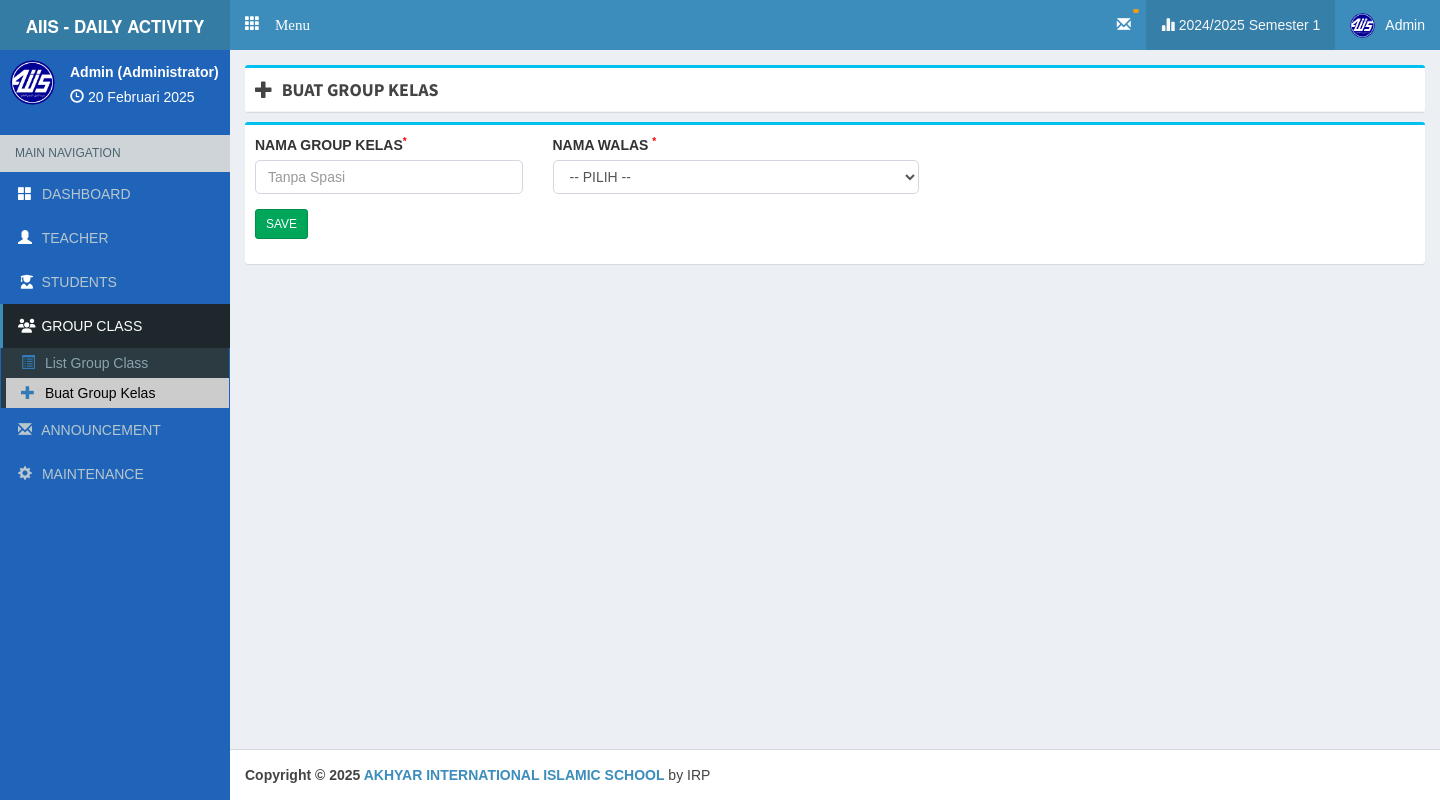
The app's page /admin/creategroupstudents (signed in) with its own data.
### tables this page shows
CREATE TABLE `tahun_ajaran` (
  `id_tahun_ajaran` int(11) NOT NULL,
  `c_role` varchar(50) DEFAULT NULL,
  `tahun` varchar(50) DEFAULT NULL,
  `semester` varchar(50) DEFAULT NULL,
  `status` varchar(50) DEFAULT NULL
);

CREATE TABLE `aplikasi` (
  `id` int(2) NOT NULL,
  `alamat` varchar(30) NOT NULL,
  `kepsek` varchar(30) NOT NULL,
  `nipkepsek` varchar(30) NOT NULL,
  `namasek` varchar(60) NOT NULL
);

### php/config.php (called while the page is built, shortened)
<?php
$dbhost ='localhost';
$dbuser ='root';
$dbpass ='';
$dbname ='daily_activity_upt1';
$con=mysqli_connect($dbhost,$dbuser,$dbpass,$dbname);
$base='http://localhost/daily_act_upt1/';
$basead='http://localhost/daily_act_upt1/admin/';
$aplikasi=mysqli_fetch_array(mysqli_query($con,"SELECT * FROM aplikasi limit 1"));
?>

### php/function.php (called while the page is built, shortened)
<?php
function tgl($date){
  $array_bulan = array(1=>'Januari','Februari','Maret', 'April', 'Mei', 'Juni','Juli','Agustus','September','Oktober', 'November','Desember');
  $date = strtotime($date);
  $tanggal = date ('j', $date);
  $bulan = $array_bulan[date('n',$date)];
  $tahun = date('Y',$date);
  $result = $tanggal ." ". $bulan ." ". $tahun;
  return($result);
}
?>

### admin/view/students/index.php (the view, shortened to what this page needs)
<div class="box box-info">
  <form action="<?= $basead; ?>creategroupstudents" method="post">
    <div class="box-body">
      <div class="row">
        <div class="col-sm-3">
          <div class="form-group">
            <label>NAMA GROUP KELAS<sup style="color: red; font-size: 10px;">*</sup></label>
            <input type="text" name="nama_group" placeholder="Tanpa Spasi" required id="nama_group" class="form-control">
          </div>
        </div>
        <div class="col-sm-4">
          <div class="form-group">
            <label> NAMA WALAS <sup style="color: red; font-size: 10px;">*</sup></label>
            <select class="form-control" name="nip_walas">
              <option> -- PILIH -- </option>
            </select>
          </div>
        </div>
      </div>
      <div class="row">
          <div class="col-sm-5">
              <div class="form-group">
                  <button type="submit" id="btn_sv_group" name="save_data" class="btn btn-success btn-sm"> SAVE </button>
              </div>
          </div>
      </div>
    </div>
  </form>
</div>

### admin/main.php (shortened to what this page needs)
<?php
  require '../php/config.php';
  require '../php/function.php';
  $currTahun    = "";
  $currSemester = "";
  $check = mysqli_num_rows(mysqli_query($con, "SELECT * FROM tahun_ajaran WHERE status = 'aktif' AND c_role = '$_SESSION[key_admin]' "));
  if ($check != 0) {
    $currTahun = mysqli_query($con, "SELECT tahun FROM tahun_ajaran WHERE status = 'aktif' AND c_role = '$_SESSION[key_admin]' ");
    $currTahun = mysqli_fetch_assoc($currTahun)['tahun'];
    $currSemester = mysqli_query($con, "SELECT semester FROM tahun_ajaran WHERE status = 'aktif' AND c_role = '$_SESSION[key_admin]' ");
    $currSemester = mysqli_fetch_assoc($currSemester)['semester'];
  } else {
    $currTahun    = "";
    $currSemester = "";
  }
  $na = mysqli_fetch_array(mysqli_query($con,"SELECT * FROM admin where c_admin = '$_SESSION[key_admin]' "));
?>
<!DOCTYPE html>
<html>
<head>
  <link href="<?php echo $base; ?>theme/js/summernote.min.css" rel="stylesheet"/>
  <link rel="stylesheet" href="<?php echo $base; ?>theme/plugins/datatables/dataTables.bootstrap.css">
  <link rel="stylesheet" href="<?php echo $base; ?>theme/plugins/iCheck/square/blue.css">
  <link rel="stylesheet" href="<?= $base; ?>theme/bower_components/bootstrap/dist/css/bootstrap.min.css">
  <link rel="stylesheet" href="<?= $base; ?>theme/bower_components/font-awesome/css/font-awesome.min.css">
  <link rel="stylesheet" href="https://cdnjs.cloudflare.com/ajax/libs/font-awesome/6.5.1/css/all.min.css" />
  <link rel="stylesheet" href="<?= $base; ?>theme/dist/css/AdminLTE.min.css">
  <link rel="stylesheet" href="<?= $base; ?>theme/dist/css/skins/_all-skins.min.css">
  <link rel="stylesheet" href="<?php echo $base; ?>theme/plugins/pace/pace.min.css">
  <link href="https://cdn.jsdelivr.net/npm/select2@4.1.0-rc.0/dist/css/select2.min.css" rel="stylesheet" />
  <link href="<?php echo $base; ?>theme/datetime/css/bootstrap-datetimepicker.min.css" rel="stylesheet">
  <link rel="stylesheet" href="<?php echo $base; ?>theme/plugins/select2/select2.min.css">
  <link rel="stylesheet" href="<?php echo $base; ?>theme/dist/css/AdminLTE.min.css">
  <link rel="stylesheet" href="<?php echo $base; ?>theme/dist/css/skins/_all-skins.min.css">
  <link rel="stylesheet" href="<?php echo $base; ?>theme/dist/css/overridecss.css">
</head>
<body class="skin-blue hold-transition fixed"
oncontextmenu="return false">
<div class="wrapper">
  <header class="main-header">
    <a href="#" class="logo">
      <span class="logo-lg"> <b style="font-size: 17px;"> AIIS - DAILY ACTIVITY </b> </span>
    </a>
    <nav class="navbar navbar-static-top" role="navigation">
     <a href="#" class="glyphicon glyphicon-th" data-toggle="offcanvas" role="button" style="color: #fff;margin-top: 15px;margin-left: 15px;font-size: 15px;"> Menu
      </a>
      <div class="navbar-custom-menu">
        <ul class="nav navbar-nav">
          <li class="dropdown notifications-menu">
            <a href="#" class="dropdown-toggle" id="untukNotifNoApprKepsek" data-toggle="dropdown">
              <i class="glyphicon glyphicon-envelope"></i>
              <span class="label label-warning" id="notifInfoList">  </span>
            </a>
          </li>
          <li class="active">
            <a><i class="glyphicon glyphicon-stats"></i> <?= $currTahun; ?> Semester <?= $currSemester; ?></a>
          </li>
          <li class="dropdown user user-menu" id="bgnNama">
            <a href="#" class="dropdown-toggle" data-toggle="dropdown">
              <img src="<?php echo $base; ?>imgstatis/logo2.png" class="user-image" alt="User Image">
                <span class="hidden-xs"><?php echo ucfirst($_SESSION['name_user']) ?></span>
              </a>
          </li>
        </ul>
      </div>
    </nav>
  </header>
  <aside class="main-sidebar">
    <section class="sidebar cobasidebar">
      <div class="user-panel">
        <div class="pull-left image">
            <img src="<?php echo $base; ?>imgstatis/logo2.png" class="img-circle" alt="User Image">
        </div>
        <div class="pull-left info">
          <p><?= ucfirst($na['username']); ?> (<?= $na['nama']; ?>) </p>
          <i class="glyphicon glyphicon-time"></i> <?php echo tgl(date('d-m-Y')); ?>
        </div>
      </div>
      <ul class="sidebar-menu">
        <li class="header">MAIN NAVIGATION</li>
        <li>
          <a href="<?= $basead; ?>" id="dashboard"><i style="color: white;" class="glyphicon glyphicon-th-large text-primary"></i> <span id=""> DASHBOARD </span> </a>
        </li>
        <li>
          <a href="<?= $basead; ?>teacher" id="addguru"><i style="color: white;" class="glyphicon glyphicon-user"></i> <span id="addtc"> TEACHER </span> </a>
        </li>
        <li>
          <a href="<?= $basead; ?>students" id="students"><i style="color: white;" class="fa-classic fa-solid fa-user-graduate fa-fw"></i> <span id="addst" style="margin-left: 2px;"> STUDENTS </span> </a>
        </li>
        <li>
          <a href="#" id="list_student">
            <i class="fa-solid fa-users"></i> <span style="margin-left: 2px;"> GROUP CLASS </span>
          </a>
          <ul class="treeview-menu">
            <li>
              <a href="<?= $basead; ?>listgroupclass" id="listgroupclass"><i class="glyphicon glyphicon-list-alt text-primary"></i> <span id="g_kls"> List Group Class </span> </a>
            </li>
            <li>
              <a href="<?= $basead; ?>creategroupstudents" id="creategroupstudents"><i class="glyphicon glyphicon-plus text-primary"></i> <span id="b_gk"> Buat Group Kelas </span> </a>
            </li>
          </ul>
        </li>
        <li>
          <a href="#" id="list_announcement">
            <i class="glyphicon glyphicon-envelope"></i> <span> ANNOUNCEMENT </span>
          </a>
        </li>
        <li>
          <a href="#" id="list_maintenance">
            <i class="glyphicon glyphicon-cog"></i> <span id="titleList2"> MAINTENANCE </span>
          </a>
        </li>
      </ul>
    </section>
  </aside>
  <div class="content-wrapper">
    <?php if (!empty($_GET['on'])): ?>
      <?php if ($_GET['on'] != 'createdaily'): ?>
        <section class="content-header" id="content_head">
          <div class="box box-info" style="margin-bottom: -5px;">
            <div class="box-header with-border">
              <h3 class="box-title" id="boxTitle"> <i class="fa" id="addIcon"></i> <span id="isiMenu"> </span> </h3>
            </div>
          </div>
        </section>
      <?php endif ?>
    <?php endif ?>
    <section class="content" id="isi_konten">
<?php
  if(empty($_GET['on'])){require 'view/dashboard/index.php';}
  else{
    $act=($_GET['on']);
    if($act=='kelas'){
      require 'view/a-kelas.php';
    }
    else if ($act == 'checkpembayarandaninputdata') {
      require 'view/spp/check_pembayaran/check_pembayaran_dan_inputdata.php';
    }
    elseif ($act == 'editdata') {
      require 'view/spp/edit_data/editdata.php';
    }
    elseif($act == 'upload') {
      require 'view/spp/upload/uploadfile.php';
    }
    elseif($act == 'addteacher') {
      require 'view/a-guru.php';
    }
    elseif($act == 'teacher') {
      require 'view/list_teacher.php';
    }
    elseif($act == 'students') {
      require 'view/students/all_student.php';
    }
    elseif($act == 'importsiswa') {
      require 'view/students/importsiswa.php';
    }
    elseif($act == 'addstudent') {
      require 'view/students/a-student.php';
    }
    elseif($act == 'listgroupclass') {
      require 'view/students/listgroupclass.php';
    }
    elseif($act == 'groupclass') {
      require 'view/students/anggota.php';
    }
    elseif($act == 'creategroupstudents') {
      require 'view/students/index.php';
    }
    elseif($act == 'addtogroupclass') {
      require 'view/students/addtogroup.php';
    }
    elseif($act == 'createinfo') {
      require 'view/announcement/index.php';
    }
    elseif ($act == 'tahunajaran') {
      require 'view/maintenance/tahun_ajaran/index.php';
    }
    else{
      require 'view/404.php';
    }
  }
?>
    </section>
  </div>
</div>
  <footer class="main-footer">
    <strong>Copyright &copy; <?php echo date('Y'); ?> <a href="#"><?php echo $aplikasi['namasek']; ?></a></strong> by IRP
</body>
</html>

### admin/main.php (style rules this page uses)
body { font-family:arial; }
#addIcon { top: 4px; }

### records on screen
tahun_ajaran: tahun "2024/2025", semester "1"
aplikasi: namasek "AKHYAR INTERNATIONAL ISLAMIC SCHOOL"

### other values on screen
$_SESSION['name_user'] "Admin"
$na['username'] "Admin"
$na['nama'] "Administrator"
